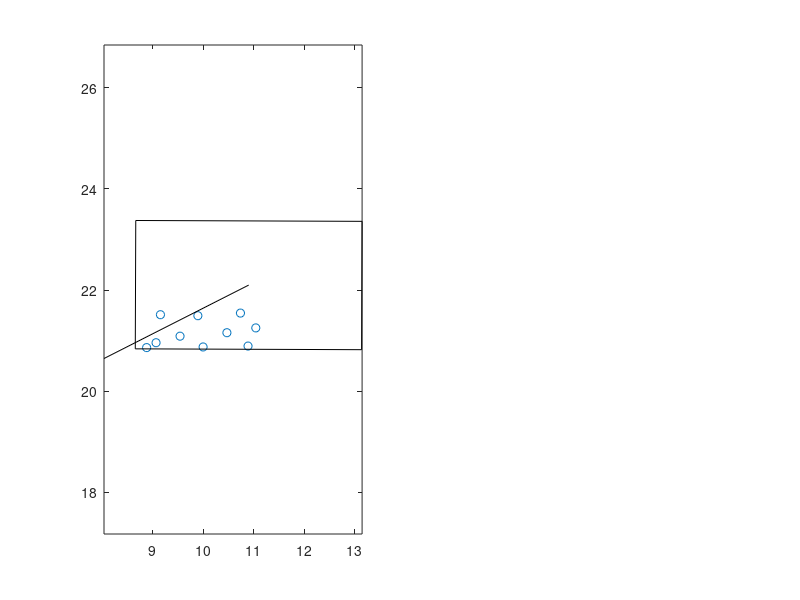

The MATLAB source for this figure: (Note: this script raises an error after producing the figure.)
%close all;
figure;
Targets1_x = [8.884154589909341,9.157306174906154,9.070638688420052,9.544890867652965,9.897497836955703,10.000944905650584,10.471535071865123,10.73947838278642,10.889329526215757,11.042951653243628,];
Targets1_y = [20.862465367676197,21.51287976631311,20.959061755555904,21.088425445874137,21.493198476716884,20.8752200388634,21.156880489589096,21.54504897477585,20.893056758733692,21.25204106363003,];
labs1 = 1:length(Targets1_x);
center1_x = [10.902286360389226,8.041380508896228];
center1_y = [22.09858297840011,20.646787794864878];
image_corners1_x = [13.144704245979284,8.669335379230635,8.659868474799168,13.135237341547818,13.144704245979284];
image_corners1_y = [23.359244509604814,23.375937817752295,20.837921447195406,20.821228139047925,23.359244509604814];
subplot(1,2,1);
plot(Targets1_x, Targets1_y,'o',center1_x, center1_y,'k',image_corners1_x,image_corners1_y,'k');
axis equal;
axis tight;
labelpoints(Targets1_x,Targets1_y,labs1,'SE',0.2,1) 
hold on;
%text(Targets_x+dx,Targets_y, c);
Targets2_x = [10.965598233954053,10.809938128546657,10.649390996933112,10.665342910306535,10.420642970652233,10.183328780607972,9.954318440070798,9.53780637695893,9.845751237525816,9.529806314761178,9.093438990530858,9.15464592248034,]
Targets2_y = [
21.104888376916474,20.75330890984114,20.414198954274223,21.415880694910886,21.063928492977627,20.487590662457034,20.814997312757928,20.505033515262188,21.437026790784312,21.068660256544582,20.978195061430025,21.515721417576504,];
labs2 = 1:length(Targets2_x);
center2_x = [10.902286360389226,8.041380508896228];
center2_y = [22.09858297840011,20.646787794864878];
image_corners2_x = [10.04876778597909,5.579363603390345,5.71069700743273,10.180101190021475,10.04876778597909];
image_corners2_y = [21.96762424535765,21.736039676229577,19.201405924288892,19.432990493416966,21.96762424535765];
plot(Targets2_x, Targets2_y,'x',center2_x, center2_y,'k',image_corners2_x,image_corners2_y,'k');
axis equal;
axis tight;
%text(Targets_x+dx,Targets_y, c);
subplot(1,2,2);
plot(Targets1_x, Targets1_y,'o',center1_x, center1_y,'k',image_corners1_x,image_corners1_y,'k');
hold on;
axis equal;
axis tight;
plot(Targets2_x, Targets2_y,'x',center2_x, center2_y,'k',image_corners2_x,image_corners2_y,'k');
axis equal;
axis tight;
labelpoints(Targets2_x,Targets2_y,labs2,'SE',0.2,1)
